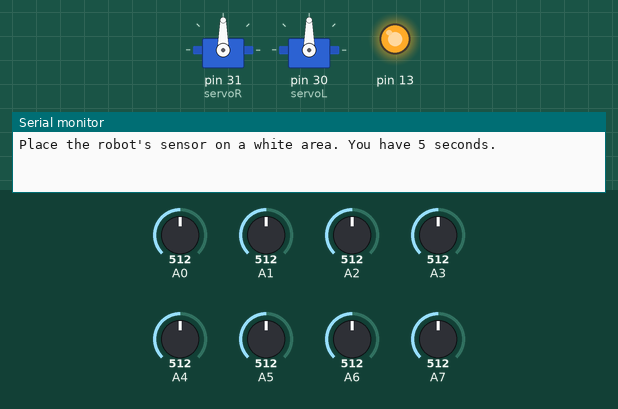
Recording of a sketch running on a simulated Arduino Mega 2560, built with avr-gcc and run on an emulated ATmega2560. On the bench: 2 × servo, output pins drawn as LEDs (lit = HIGH), the last lines printed to the serial monitor. Inputs (shaded band) come from the test bench; at power-on: A0 = 512, A1 = 512, A2 = 512, A3 = 512, A4 = 512, A5 = 512, A6 = 512, A7 = 512.

Above: at 1.1 s.
At 13.3 s:
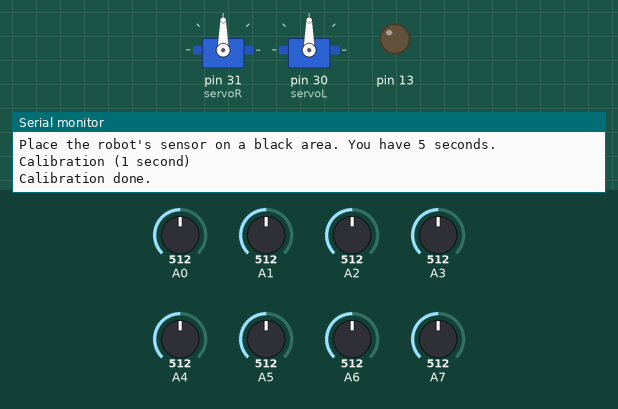
Timing chart, 0 to 14.8 s (numbered marks = the images above):
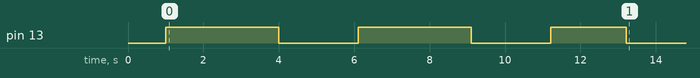

The sketch:

SuiveurLigneSeance2.ino
```cpp
#include <Servo.h>

int delta_t; // loop duration (ms) - temps entre 2 mesures

// sensor calibration
float G0, G1, G2, G3, G4, G5, G6, G7; //gains
float O0, O1, O2, O3, O4, O5, O6, O7; //offsets
float i0, i1, i2, i3, i4, i5, i6, i7; //inputs
float seuil_ligne; // seuil de perte de ligne
float dp, dp_bf, dp_hf;
int side;

// control coeeficients
float as0, as, ds; //vitesse max moyenne, avergage speed, delta speed
float buf_dp; //dp à (t-1)
float kp, ki, kd; //proportionnal coefficient, integral coefficient (BF), derivative coefficient (HF)
float si, sat_i;  // sum for the integral correction
float g_ML, g_MR; //gain diff moteur

float n_fg_hf, n_fg_bf; //nombre de mesures de la fenêtre glissante

// learning
float err, min_err; // position error, best position error
float buf_param; // parameter buffer
int max_t_learn; // time (ms) to compute the error
int t_learn; // current time (ms) in the current learning loop
int ind_learn; // index of the optimized parameter
float delta_kp, delta_ki, delta_kd;
int evoli, integrali, derivali; // deviation measure
int n_evol; // number of loop to test the stopping criterion
int i_evol; // current number of loop
int th_stop; // stopping criterion threshold

Servo servoR, servoL; //servos
int s0R = 90; int s0L = 90; //no rotation values


void setup() {
  Serial.begin(9600);
  as = 0;
  si = 0;
  delta_t = 20;
  buf_dp = 0;
  g_ML = 1;
  g_MR = 1;
  n_fg_hf = 5;
  n_fg_bf = 50;
  seuil_ligne = 0.4;

  pinMode(13, OUTPUT);
  servoR.attach(31);
  servoL.attach(30);
  servoR.write(s0R);
  servoL.write(s0L);

  // control setup
  as0 = 3; // vitesse moyenne max
  kp = 0.2; // coefficient proportionnel
  ki = 0.01; // coefficient intégrale
  kd = 0.1; // coefficient dérivé
  dp_hf = 0;
  dp_bf = 0;

  // learning setup
  min_err = 100000000000;
  err = 0;
  t_learn = 0;
  max_t_learn = 20000;
  ind_learn = 1;
  delta_kp = 0.05;
  delta_ki = 0.005;
  delta_kd = 0.01;
  evoli = 0;
  integrali = 0;
  derivali = 0;
  n_evol = 4;
  i_evol = 0;
  th_stop = 5;

  calibration();
}

void loop() {
  int t_0, t_1;

  t_0 = millis();

  cac(analogRead(A0),analogRead(A1),analogRead(A2),analogRead(A3),analogRead(A4),analogRead(A5),analogRead(A6),analogRead(A7));
  //displayInputsAC();

  // décalement de la ligne
  dp = detectLine();

  dp_hf = dp_hf + (dp - buf_dp - dp_hf) / n_fg_hf;

  dp_bf = dp_bf + (dp - dp_bf) / n_fg_bf;

  //
  ds = (as0 * (kp * dp + kd * dp_hf + n_fg_bf * ki * dp_bf) );


  if(perteLigne() == 1) {
    if(side == 1) {
     Serial.println("Ligne perdue par la droite");
     ds = -1*as;
    }
    else {
    Serial.println("Ligne perdue par la gauche");
     ds = 1*as;
    }
  }
  else {
    cSide();
    // ralenti si ligne proche du bord
    float coefralentissement = 0;
    as = max(0, as0*(1 - abs(coefralentissement*dp)));
  }

    servoR.write(s0R - (int)(round(g_MR*(as + ds))));
    servoL.write(s0L + (int)(round(g_ML*(as - ds))));


  learning();


  buf_dp = dp;

  // control the timing
  // faire en sorte qu'une boucle prenne exactement delta_t
  t_1 = millis();

  if ( (t_1-t_0) < delta_t ) {
  delay(delta_t - t_1 + t_0);
  }
}


void calibration() {
  int i;
  int n = 100;
  float m0, m1;
  O0 = 0; O1 = 0; O2 = 0; O3 = 0; O4 = 0; O5 = 0, O6 = 0, O7 = 0;
  G0 = 0; G1 = 0; G2 = 0; G3 = 0; G4 = 0; G5 = 0, G6 = 0, G7 = 0;

  delay(1000);
  digitalWrite(13, HIGH);
  Serial.println("Place the robot's sensor on a white area. You have 5 seconds.");
  delay(3000);
  digitalWrite(13, LOW);
  Serial.println("Calibration (1 second)");
  for (i = 0; i < n ; i++) {
    // G_i -> M_0
    G0 = G0 + analogRead(A0)/n;
    G1 = G1 + analogRead(A1)/n;
    G2 = G2 + analogRead(A2)/n;
    G3 = G3 + analogRead(A3)/n;
    G4 = G4 + analogRead(A4)/n;
    G5 = G5 + analogRead(A5)/n;
    G6 = G6 + analogRead(A6)/n;
    G7 = G7 + analogRead(A7)/n;

    delay(10);
  }
  Serial.println("Calibration done.");
  delay(1000);
  digitalWrite(13, HIGH);

  Serial.println("Place the robot's sensor on a black area. You have 5 seconds.");
  delay(3000);
  digitalWrite(13, LOW);
  Serial.println("Calibration (1 second)");
  for (i = 0; i < n ; i++) {
    // O_i -> M_1
    O0 = O0 + analogRead(A0)/n;
    O1 = O1 + analogRead(A1)/n;
    O2 = O2 + analogRead(A2)/n;
    O3 = O3 + analogRead(A3)/n;
    O4 = O4 + analogRead(A4)/n;
    O5 = O5 + analogRead(A5)/n;
    O6 = O6 + analogRead(A6)/n;
    O7 = O7 + analogRead(A7)/n;
    delay(10);
  }
  Serial.print("Calibration done.");

  //displayInputsBC();

  delay(1000);
  digitalWrite(13, HIGH);
  delay(2000);
  digitalWrite(13, LOW);
  m0 = G0;
  m1 = O0;
  G0 = 1 / ( m1 - m0);
  O0 = m0 / (m0 - m1);
  m0 = G1;
  m1 = O1;
  G1 = 1 / ( m1 - m0);
  O1 = m0 / (m0 - m1);
  m0 = G2;
  m1 = O2;
  G2 = 1 / ( m1 - m0);
  O2 = m0 / (m0 - m1);
  m0 = G3;
  m1 = O3;
  G3 = 1 / ( m1 - m0);
  O3 = m0 / (m0 - m1);
  m0 = G4;
  m1 = O4;
  G4 = 1 / ( m1 - m0);
  O4 = m0 / (m0 - m1);
  m0 = G5;
  m1 = O5;
  G5 = 1 / ( m1 - m0);
  O5 = m0 / (m0 - m1);
    m0 = G6;
  m1 = O6;
  G6 = 1 / ( m1 - m0);
  O6 = m0 / (m0 - m1);
    m0 = G7;
  m1 = O7;
  G7 = 1 / ( m1 - m0);
  O7 = m0 / (m0 - m1);
}


void cac(int ar0, int ar1, int ar2, int ar3, int ar4, int ar5, int ar6, int ar7) {
  //Correction After Calibration
  //Input :
  //Output : /
  //blabalbalblala
  i0 = max(((float)ar0) * G0 + O0 - 0.1, 0);
  i1 = max(((float)ar1) * G1 + O1 - 0.1, 0);
  i2 = max(((float)ar2) * G2 + O2 - 0.1, 0);
  i3 = max(((float)ar3) * G3 + O3 - 0.1, 0);
  i4 = max(((float)ar4) * G4 + O4 - 0.1, 0);
  i5 = max(((float)ar5) * G5 + O5 - 0.1, 0);
  i6 = max(((float)ar6) * G6 + O6 - 0.1, 0);
  i7 = max(((float)ar7) * G7 + O7 - 0.1, 0);
}


float detectLine() {
  float avrg;
  avrg = (( 0*i0 + 1*i1 + 2*i2 + 3*i3 + 4*i4 + 5*i5 + 6*i6 + 7*i7 ) / (i0+i1+i2+i3+i4+i5+i6+i7+0.00001)) - 3.5;
  //Serial.print("Line position : ");
  //Serial.println(avrg);
  return avrg;
}


void displayInputsAC() {
  Serial.print(i0);
  Serial.print("     ");
  Serial.print(i1);
  Serial.print("     ");
  Serial.print(i2);
  Serial.print("     ");
  Serial.print(i3);
  Serial.print("     ");
  Serial.print(i4);
  Serial.print("     ");
  Serial.print(i5);
  Serial.print("     ");
  Serial.print(i6);
  Serial.print("     ");
  Serial.println(i7);
}


void displayInputsBC() {
  Serial.println("BLANC");
  Serial.print(G0);
  Serial.print("     ");
  Serial.print(G1);
  Serial.print("     ");
  Serial.print(G2);
  Serial.print("     ");
  Serial.print(G3);
  Serial.print("     ");
  Serial.print(G4);
  Serial.print("     ");
  Serial.print(G5);
  Serial.print("     ");
  Serial.print(G6);
  Serial.print("     ");
  Serial.println(G7);

  Serial.println();
  Serial.println("NOIR");
  Serial.print(O0);
  Serial.print("     ");
  Serial.print(O1);
  Serial.print("     ");
  Serial.print(O2);
  Serial.print("     ");
  Serial.print(O3);
  Serial.print("     ");
  Serial.print(O4);
  Serial.print("     ");
  Serial.print(O5);
  Serial.print("     ");
  Serial.print(O6);
  Serial.print("     ");
  Serial.println(O7);
}

int perteLigne()
{
  if((i0+i1+i2+i3+i4+i5+i6+i7)>seuil_ligne) {
    return 0;
  }
  else {
    return 1;
  }
}

void cSide() {
  if (ds>0 && ds<2) {
    side = -1;
  }
  if (ds<0 && ds>-2) {
    side = 1;
  }
}

void learning() {
  if (t_learn<max_t_learn) {
    err = err + dp*dp;
    t_learn = t_learn + delta_t;
  }
  else {
    switch(ind_learn) {
      case 1:
      {
        if(kp>buf_param) {
          if(err < min_err) {
            min_err = err;
            ind_learn = 2;
            buf_param = ki;
            ki = ki + delta_ki;
            evoli = evoli + 1;
          }
          else {
            kp = max(0, buf_param - delta_kp);
          }
        }
        else {
          if(err < min_err) {
            min_err = err;
            ind_learn = 2;
            buf_param = ki;
            ki = ki + delta_ki;
            evoli = evoli - 1;
          }
          else {
            ind_learn = 2;
            kp = buf_param;
            buf_param = ki;
            ki = ki + delta_ki;
          }
        }
      }
      break;
      case 2:
      {
        if(ki>buf_param) {
          if(err < min_err) {
            min_err = err;
            ind_learn = 3;
            buf_param = kd;
            kd = kd + delta_kd;
            integrali = integrali + 1;
          }
          else {
            ki = max(0, buf_param - delta_ki);
          }
        }
        else {
          if(err < min_err) {
            min_err = err;
            ind_learn = 3;
            buf_param = kd;
            kd = kd + delta_kd;
            integrali = integrali - 1;
          }
          else {
            ind_learn = 3;
            ki = buf_param;
            buf_param = kd;
            kd = kd + delta_kd;
          }
        }
      }
      break;
      case 3:
      {
        if(kd>buf_param) {
          if(err < min_err) {
            min_err = err;
            ind_learn = 1;
            buf_param = kp;
            kp = kp + delta_kp;
            i_evol = i_evol + 1;
            derivali = derivali + 1;
          }
          else {
            kd = max(0, buf_param - delta_kd);
          }
        }
        else {
          if(err < min_err) {
            min_err = err;
            ind_learn = 1;
            buf_param = kp;
            kp = kp + delta_kp;
            i_evol = i_evol + 1;
            derivali = derivali - 1;
          }
          else {
            ind_learn = 1;
            kd = buf_param;
            buf_param = kp;
            kp = kp + delta_kp;
            i_evol = i_evol + 1;
          }
        }
      }
      break;
    }


    err = 0;
    t_learn = 0;
    if(i_evol == n_evol) {
      if((abs(evoli)+abs(integrali)+abs(derivali))<th_stop) {
        as0 = as0 + 1 ;
        min_err = 100000000000;
      }
      i_evol = 0;
      evoli = 0;
      integrali = 0;
      derivali = 0;
    }

  }//fin else calcul erreur
}
```
